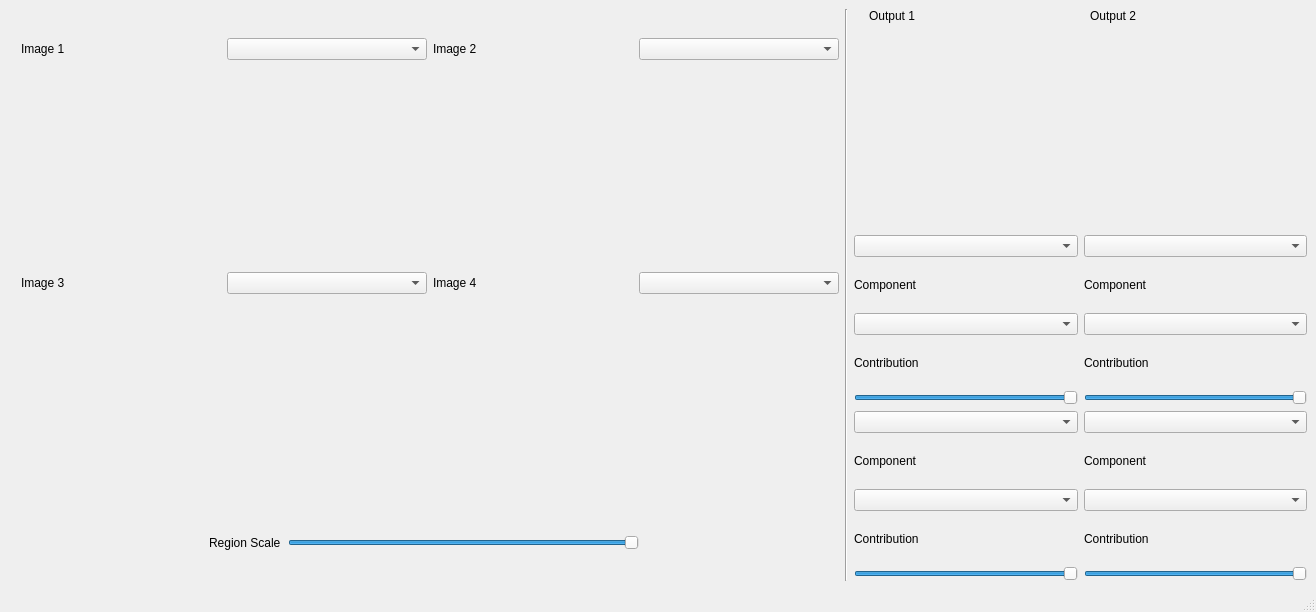
<?xml version="1.0" encoding="UTF-8"?>
<ui version="4.0">
 <class>MainWindow</class>
 <widget class="QMainWindow" name="MainWindow">
  <property name="geometry">
   <rect>
    <x>0</x>
    <y>0</y>
    <width>1316</width>
    <height>612</height>
   </rect>
  </property>
  <property name="windowTitle">
   <string>MainWindow</string>
  </property>
  <property name="autoFillBackground">
   <bool>true</bool>
  </property>
  <widget class="QWidget" name="centralwidget">
   <layout class="QHBoxLayout" name="horizontalLayout_2">
    <item>
     <layout class="QVBoxLayout" name="verticalLayout_6">
      <item>
       <layout class="QGridLayout" name="gridLayout_6">
        <item row="1" column="1">
         <layout class="QGridLayout" name="gridLayout_4">
          <item row="0" column="0">
           <widget class="QLabel" name="image_label_4">
            <property name="text">
             <string>Image 4</string>
            </property>
           </widget>
          </item>
          <item row="0" column="1">
           <widget class="QComboBox" name="image_combo_4"/>
          </item>
          <item row="1" column="0">
           <widget class="PlotWidget" name="image_original_4" native="true">
            <property name="sizePolicy">
             <sizepolicy hsizetype="Fixed" vsizetype="Fixed">
              <horstretch>0</horstretch>
              <verstretch>0</verstretch>
             </sizepolicy>
            </property>
            <property name="minimumSize">
             <size>
              <width>200</width>
              <height>200</height>
             </size>
            </property>
            <property name="maximumSize">
             <size>
              <width>200</width>
              <height>200</height>
             </size>
            </property>
           </widget>
          </item>
          <item row="1" column="1">
           <widget class="PlotWidget" name="image_component_4" native="true">
            <property name="sizePolicy">
             <sizepolicy hsizetype="Fixed" vsizetype="Fixed">
              <horstretch>0</horstretch>
              <verstretch>0</verstretch>
             </sizepolicy>
            </property>
            <property name="minimumSize">
             <size>
              <width>200</width>
              <height>200</height>
             </size>
            </property>
            <property name="maximumSize">
             <size>
              <width>200</width>
              <height>200</height>
             </size>
            </property>
           </widget>
          </item>
         </layout>
        </item>
        <item row="1" column="0">
         <layout class="QGridLayout" name="gridLayout_3">
          <property name="leftMargin">
           <number>12</number>
          </property>
          <item row="0" column="0">
           <widget class="QLabel" name="image_label_3">
            <property name="text">
             <string>Image 3</string>
            </property>
           </widget>
          </item>
          <item row="0" column="1">
           <widget class="QComboBox" name="image_combo_3"/>
          </item>
          <item row="1" column="0">
           <widget class="PlotWidget" name="image_original_3" native="true">
            <property name="sizePolicy">
             <sizepolicy hsizetype="Fixed" vsizetype="Fixed">
              <horstretch>0</horstretch>
              <verstretch>0</verstretch>
             </sizepolicy>
            </property>
            <property name="minimumSize">
             <size>
              <width>200</width>
              <height>200</height>
             </size>
            </property>
            <property name="maximumSize">
             <size>
              <width>200</width>
              <height>200</height>
             </size>
            </property>
           </widget>
          </item>
          <item row="1" column="1">
           <widget class="PlotWidget" name="image_component_3" native="true">
            <property name="sizePolicy">
             <sizepolicy hsizetype="Fixed" vsizetype="Fixed">
              <horstretch>0</horstretch>
              <verstretch>0</verstretch>
             </sizepolicy>
            </property>
            <property name="minimumSize">
             <size>
              <width>200</width>
              <height>200</height>
             </size>
            </property>
            <property name="maximumSize">
             <size>
              <width>200</width>
              <height>200</height>
             </size>
            </property>
           </widget>
          </item>
         </layout>
        </item>
        <item row="0" column="0">
         <layout class="QGridLayout" name="gridLayout">
          <property name="leftMargin">
           <number>12</number>
          </property>
          <item row="0" column="0">
           <widget class="QLabel" name="image_label_1">
            <property name="text">
             <string>Image 1</string>
            </property>
           </widget>
          </item>
          <item row="0" column="1">
           <widget class="QComboBox" name="image_combo_1"/>
          </item>
          <item row="1" column="0">
           <widget class="PlotWidget" name="image_original_1" native="true">
            <property name="sizePolicy">
             <sizepolicy hsizetype="Fixed" vsizetype="Fixed">
              <horstretch>0</horstretch>
              <verstretch>0</verstretch>
             </sizepolicy>
            </property>
            <property name="minimumSize">
             <size>
              <width>200</width>
              <height>200</height>
             </size>
            </property>
            <property name="maximumSize">
             <size>
              <width>200</width>
              <height>200</height>
             </size>
            </property>
           </widget>
          </item>
          <item row="1" column="1">
           <widget class="PlotWidget" name="image_component_1" native="true">
            <property name="sizePolicy">
             <sizepolicy hsizetype="Fixed" vsizetype="Fixed">
              <horstretch>0</horstretch>
              <verstretch>0</verstretch>
             </sizepolicy>
            </property>
            <property name="minimumSize">
             <size>
              <width>200</width>
              <height>200</height>
             </size>
            </property>
            <property name="maximumSize">
             <size>
              <width>200</width>
              <height>200</height>
             </size>
            </property>
           </widget>
          </item>
         </layout>
        </item>
        <item row="0" column="1">
         <layout class="QGridLayout" name="gridLayout_2">
          <item row="0" column="0">
           <widget class="QLabel" name="image_label_2">
            <property name="text">
             <string>Image 2</string>
            </property>
           </widget>
          </item>
          <item row="0" column="1">
           <widget class="QComboBox" name="image_combo_2"/>
          </item>
          <item row="1" column="0">
           <widget class="PlotWidget" name="image_original_2" native="true">
            <property name="sizePolicy">
             <sizepolicy hsizetype="Fixed" vsizetype="Fixed">
              <horstretch>0</horstretch>
              <verstretch>0</verstretch>
             </sizepolicy>
            </property>
            <property name="minimumSize">
             <size>
              <width>200</width>
              <height>200</height>
             </size>
            </property>
            <property name="maximumSize">
             <size>
              <width>200</width>
              <height>200</height>
             </size>
            </property>
           </widget>
          </item>
          <item row="1" column="1">
           <widget class="PlotWidget" name="image_component_2" native="true">
            <property name="sizePolicy">
             <sizepolicy hsizetype="Fixed" vsizetype="Fixed">
              <horstretch>0</horstretch>
              <verstretch>0</verstretch>
             </sizepolicy>
            </property>
            <property name="minimumSize">
             <size>
              <width>200</width>
              <height>200</height>
             </size>
            </property>
            <property name="maximumSize">
             <size>
              <width>200</width>
              <height>200</height>
             </size>
            </property>
           </widget>
          </item>
         </layout>
        </item>
       </layout>
      </item>
      <item>
       <layout class="QHBoxLayout" name="horizontalLayout">
        <property name="spacing">
         <number>7</number>
        </property>
        <property name="leftMargin">
         <number>200</number>
        </property>
        <property name="rightMargin">
         <number>200</number>
        </property>
        <item>
         <widget class="QLabel" name="region_label">
          <property name="text">
           <string>Region Scale</string>
          </property>
         </widget>
        </item>
        <item>
         <widget class="QSlider" name="region_slider">
          <property name="maximumSize">
           <size>
            <width>400</width>
            <height>16777215</height>
           </size>
          </property>
          <property name="value">
           <number>99</number>
          </property>
          <property name="orientation">
           <enum>Qt::Horizontal</enum>
          </property>
         </widget>
        </item>
       </layout>
      </item>
     </layout>
    </item>
    <item>
     <widget class="Line" name="line">
      <property name="orientation">
       <enum>Qt::Vertical</enum>
      </property>
     </widget>
    </item>
    <item>
     <layout class="QVBoxLayout" name="verticalLayout_5">
      <item>
       <layout class="QGridLayout" name="gridLayout_5">
        <item row="0" column="0">
         <widget class="QLabel" name="output_label_1">
          <property name="sizePolicy">
           <sizepolicy hsizetype="Preferred" vsizetype="Fixed">
            <horstretch>0</horstretch>
            <verstretch>0</verstretch>
           </sizepolicy>
          </property>
          <property name="text">
           <string>Output 1</string>
          </property>
         </widget>
        </item>
        <item row="0" column="1">
         <widget class="QLabel" name="output_label_2">
          <property name="sizePolicy">
           <sizepolicy hsizetype="Preferred" vsizetype="Fixed">
            <horstretch>0</horstretch>
            <verstretch>0</verstretch>
           </sizepolicy>
          </property>
          <property name="text">
           <string>Output 2</string>
          </property>
         </widget>
        </item>
        <item row="1" column="0">
         <widget class="PlotWidget" name="image_output_1" native="true">
          <property name="sizePolicy">
           <sizepolicy hsizetype="Fixed" vsizetype="Fixed">
            <horstretch>0</horstretch>
            <verstretch>0</verstretch>
           </sizepolicy>
          </property>
          <property name="minimumSize">
           <size>
            <width>200</width>
            <height>200</height>
           </size>
          </property>
          <property name="maximumSize">
           <size>
            <width>200</width>
            <height>200</height>
           </size>
          </property>
         </widget>
        </item>
        <item row="1" column="1">
         <widget class="PlotWidget" name="image_output_2" native="true">
          <property name="sizePolicy">
           <sizepolicy hsizetype="Fixed" vsizetype="Fixed">
            <horstretch>0</horstretch>
            <verstretch>0</verstretch>
           </sizepolicy>
          </property>
          <property name="minimumSize">
           <size>
            <width>200</width>
            <height>200</height>
           </size>
          </property>
          <property name="maximumSize">
           <size>
            <width>200</width>
            <height>200</height>
           </size>
          </property>
         </widget>
        </item>
       </layout>
      </item>
      <item>
       <layout class="QGridLayout" name="gridLayout_7">
        <item row="0" column="0">
         <layout class="QVBoxLayout" name="verticalLayout">
          <item>
           <widget class="QComboBox" name="image_1_output_1"/>
          </item>
          <item>
           <widget class="QLabel" name="image_1_component_output_component_label_1">
            <property name="text">
             <string>Component</string>
            </property>
           </widget>
          </item>
          <item>
           <widget class="QComboBox" name="image_1_component_output_1"/>
          </item>
          <item>
           <widget class="QLabel" name="image_1_contribution_output_component_label_1">
            <property name="text">
             <string>Contribution</string>
            </property>
           </widget>
          </item>
          <item>
           <widget class="QSlider" name="image_1_output_1_slider">
            <property name="maximum">
             <number>10</number>
            </property>
            <property name="value">
             <number>10</number>
            </property>
            <property name="orientation">
             <enum>Qt::Horizontal</enum>
            </property>
           </widget>
          </item>
         </layout>
        </item>
        <item row="0" column="1">
         <layout class="QVBoxLayout" name="verticalLayout_2">
          <item>
           <widget class="QComboBox" name="image_1_output_2"/>
          </item>
          <item>
           <widget class="QLabel" name="image_1_component_output_component_label_2">
            <property name="text">
             <string>Component</string>
            </property>
           </widget>
          </item>
          <item>
           <widget class="QComboBox" name="image_1_component_output_2"/>
          </item>
          <item>
           <widget class="QLabel" name="image_1_contribution_output_component_label_2">
            <property name="text">
             <string>Contribution</string>
            </property>
           </widget>
          </item>
          <item>
           <widget class="QSlider" name="image_1_output_2_slider">
            <property name="maximum">
             <number>10</number>
            </property>
            <property name="value">
             <number>10</number>
            </property>
            <property name="orientation">
             <enum>Qt::Horizontal</enum>
            </property>
           </widget>
          </item>
         </layout>
        </item>
        <item row="1" column="0">
         <layout class="QVBoxLayout" name="verticalLayout_3">
          <item>
           <widget class="QComboBox" name="image_2_output_1"/>
          </item>
          <item>
           <widget class="QLabel" name="image_2_component_output_component_label_1">
            <property name="text">
             <string>Component</string>
            </property>
           </widget>
          </item>
          <item>
           <widget class="QComboBox" name="image_2_component_output_1"/>
          </item>
          <item>
           <widget class="QLabel" name="image_2_contribution_output_component_label_1">
            <property name="text">
             <string>Contribution</string>
            </property>
           </widget>
          </item>
          <item>
           <widget class="QSlider" name="image_2_output_1_slider">
            <property name="maximum">
             <number>10</number>
            </property>
            <property name="value">
             <number>10</number>
            </property>
            <property name="orientation">
             <enum>Qt::Horizontal</enum>
            </property>
           </widget>
          </item>
         </layout>
        </item>
        <item row="1" column="1">
         <layout class="QVBoxLayout" name="verticalLayout_4">
          <item>
           <widget class="QComboBox" name="image_2_output_2"/>
          </item>
          <item>
           <widget class="QLabel" name="image_2_component_output_component_label_2">
            <property name="text">
             <string>Component</string>
            </property>
           </widget>
          </item>
          <item>
           <widget class="QComboBox" name="image_2_component_output_2"/>
          </item>
          <item>
           <widget class="QLabel" name="image_2_contribution_output_component_label_2">
            <property name="text">
             <string>Contribution</string>
            </property>
           </widget>
          </item>
          <item>
           <widget class="QSlider" name="image_2_output_2_slider">
            <property name="maximum">
             <number>10</number>
            </property>
            <property name="value">
             <number>10</number>
            </property>
            <property name="orientation">
             <enum>Qt::Horizontal</enum>
            </property>
           </widget>
          </item>
         </layout>
        </item>
       </layout>
      </item>
     </layout>
    </item>
   </layout>
  </widget>
  <widget class="QMenuBar" name="menubar">
   <property name="geometry">
    <rect>
     <x>0</x>
     <y>0</y>
     <width>1316</width>
     <height>26</height>
    </rect>
   </property>
  </widget>
  <widget class="QStatusBar" name="statusbar"/>
 </widget>
 <customwidgets>
  <customwidget>
   <class>PlotWidget</class>
   <extends>QWidget</extends>
   <header>pyqtgraph</header>
   <container>1</container>
  </customwidget>
 </customwidgets>
 <resources/>
 <connections/>
</ui>
